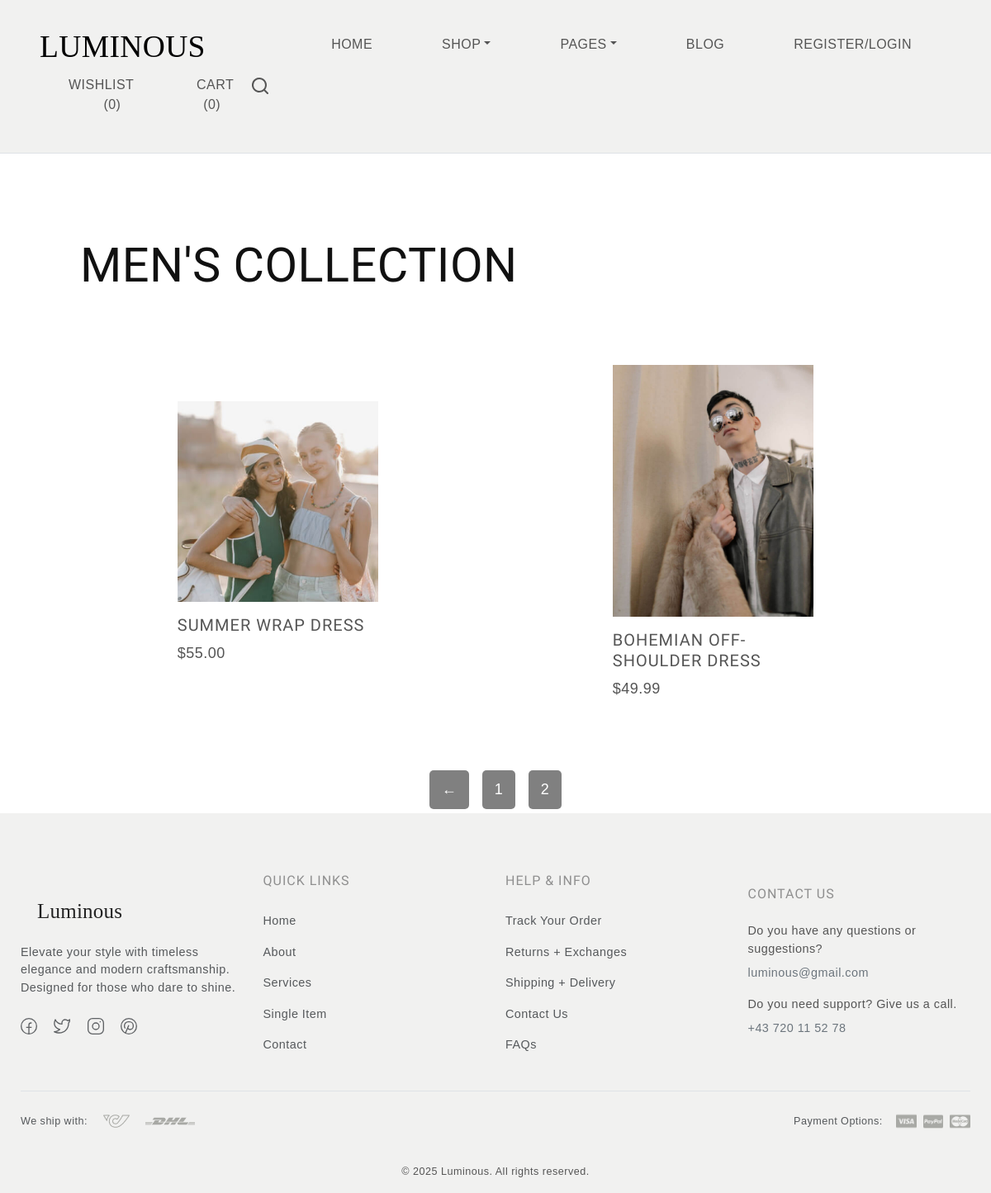
The page /product_list/men/?page=2 on the database its author committed.
### products/models.py (models this page shows, shortened)
class Product(models.Model):
    LIVE=1
    DELETE=0
    DELETE_CHOICES=((LIVE,'Live'),(DELETE,'Delete'))
    title=models.CharField(max_length=200)
    price=models.DecimalField(max_digits=10, decimal_places=2)
    description=models.TextField()
    image=models.ImageField(upload_to='media/')
    priority=models.IntegerField(default=0)
    delete_status=models.IntegerField(choices=DELETE_CHOICES,default=LIVE)
    created_at=models.DateTimeField(auto_now_add=True)
    update_at=models.DateTimeField(auto_now=True)

### products/views.py (the view)
# urls.py: path('product_list/men/', views.mens_products, name='mens_products'),
def mens_products(request):
    page = request.GET.get('page', 1)
    product_list = Product.objects.filter(priority=1).order_by('?')  # Random order for variety
    paginator = Paginator(product_list, 8)
    products = paginator.get_page(page)
    return render(request, 'products.html', {
        'products': products,
        'current_collection': 'men'
    })

### products/templatetags/chunks.py (called while the page is built)
@register.filter(name='chunks')
def  chunks(list_data,chunk_size):
    chunk=[]  # noqa: F841
    i=0
    for data in list_data:
        chunk.append(data)
        i+=1
        if i==chunk_size:
            yield chunk
            chunk=[]
            i=0
    if chunk:
        yield chunk

### templates/products.html
{% extends "blank_layout.html" %}
{% block content %}
{% block product_list %}
    {% include "product_list.html" %}
{% endblock product_list %}
{% endblock content %}

### templates/product_list.html (shortened to what this page needs)
{% load static %}
{% load chunks %}
<html>
<head>
  <link rel="stylesheet" href="{% static 'css/style1.css' %}">
</head>
<body>
<div class="small-container">
    <div class="row row-2">
        <h2 class="text-uppercase">
            {% if current_collection == 'men' %}Men's Collection
            {% elif current_collection == 'women' %}Women's Collection
            {% elif current_collection == 'accessories' %}Accessories
            {% else %}All Products{% endif %}
        </h2>
    </div>
    {% for product_chunk in products|chunks:4 %}
    <div class="row">
      {% for product in product_chunk %}
        <div class="col-4">
            <div class="swiper-slide">
                <div class="product-item image-zoom-effect link-effect">
                  <div class="image-holder">
                    <a href="{% url 'detail_product' product.id %}">
                      <img src="{{ product.image.url}}" alt="{{ product.title }}" class="product-image img-fluid">
                    </a>
                    <div class="product-content">
                      <h5 class="text-uppercase fs-5 mt-3">
                        <a href="{% url 'detail_product' product.id %}">{{ product.title }}</a>
                      </h5>
                      <a href="#" class="text-decoration-none" data-after="Add to cart">
                        <span>${{ product.price }}</span>
                      </a>
                    </div>
                  </div>
                </div>
            </div>
        </div>
      {% endfor %}
    </div>
    {% endfor %}
    <div class="pagination-btn" style="text-align: center; margin-top: 20px;">
      {% if products.has_previous %}
        <a href="?page={{ products.previous_page_number }}">&#8592;</a>
      {% endif %}
      {% for page in products.paginator.page_range %}
        <a href="?page={{page}}" {% if page == products.number %}class="active"{% endif %}>{{page}}</a>
      {% endfor %}
    </div>
</div>
{% block content %}
{% include "footer_layout.html" %}
{% endblock content %}
</body>
</html>

### static/css/style.css (style rules this page uses)
body { --heading-font: "Marcellus", Roboto, sans-serif; --heading-font-weight: 400; --heading-color: #111; --heading-line-height: 1.24; --swiper-theme-color: #8C907E; --bs-body-font-family: "Jost", Roboto, sans-serif; --bs-body-font-size: 18px; --bs-body-font-weight: 400; --bs-body-line-height: 1.5; --bs-body-color: #8f8f8f; --bs-body-color-rgb: 143, 143, 143; --bs-primary: #8C907E; --bs-secondary: #6c757d; --bs-black: #111; --bs-light: #F1F1F0; --bs-dark: #212529; --bs-gray: #9aa1a7; --bs-gray-dark: #51565b; --bs-primary-rgb: 140, 144, 126; --bs-secondary-rgb: 108, 117, 125; --bs-black-rgb: 17, 17, 17; --bs-light-rgb: 241, 241, 240; --bs-dark-rgb: 33, 37, 41; --bs-link-color: #111; --bs-link-color-rgb: 17, 17, 17; --bs-link-decoration: underline; --bs-link-hover-color: #111; --bs-link-hover-color-rgb: 17, 17, 17; }
body { letter-spacing: 0.03rem; }
h1, .h1, h2, .h2, h3, .h3, h4, .h4, h5, .h5, h6, .h6 { font-family: var(--heading-font); font-weight: var(--heading-font-weight); color: var(--heading-color); line-height: var(--heading-line-height); }
h1, h2, h3 { margin: 25px 0; }
h5, h6 { letter-spacing: 1px; }
h2, .h2 { font-size: 3.6rem; }
h5, .h5 { font-size: 1.4rem; }
a { text-decoration: none; }
.image-zoom-effect { display: flex; flex-wrap: wrap; }
.image-zoom-effect .image-holder { width: 100%; height: auto; overflow: hidden; transform: scale(1); transition: transform 0.3s cubic-bezier(0.25, 0.46, 0.45, 0.94); }
.image-zoom-effect img { transform: scale(1); will-change: transform; transition: transform 0.3s cubic-bezier(0.25, 0.46, 0.45, 0.94); z-index: 0; }
.link-effect a { position: relative; padding: 0; overflow: hidden; transition: transform 0.5s; display: block; }
.link-effect a::after { content: attr(data-after); display: inline-block; transform: translateY(100%); position: absolute; left: 0; font-size: 1rem; text-align: inherit; text-transform: uppercase; transition: inherit; }
.link-effect a>span { display: inline-block; transform: translateY(0%); transition: inherit; }

### static/css/style1.css (style rules this page uses)
* { margin: 0; padding: 0; box-sizing: border-box; }
body { font-family: 'Poppins', sans-serif; }
a { text-decoration: none; color: #555; }
.row { display: flex; align-items: center; flex-wrap: wrap; justify-content: space-around; }
.small-container { max-width: 1080px; margin: auto; padding-left: 25px; padding-right: 25px; }
.col-4 { flex-basis: 25%; padding: 10px; min-width: 200px; margin-bottom: 50px; transition: transform 0.5s; }
.col-4 img { width: 100%; }
.row-2 { justify-content: space-between; margin: 100px auto 50px; }

### templates/product_list.html (style rules this page uses)
.pagination-btn a { text-decoration: none; color: white; background-color: grey; padding: 10px 15px; border-radius: 5px; margin: 5px; display: inline-block; transition: 0.3s; }

### rows shown on the page
Product: image (picture), title "SUMMER WRAP DRESS", price "55.00"
Product: image (picture), title "BOHEMIAN OFF-SHOULDER DRESS", price "49.99"

### other values the page prints
{{ page }} "1" "2"
